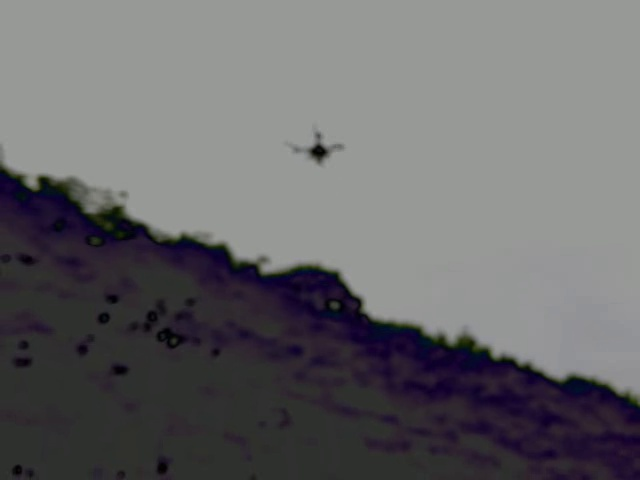
#> input picture assets/raw/frames/frame_000015.jpg, 640 x 480 px, given in place of video_001.mp4, which was not available
$ python adjust_brightness.py
#> lines starting #> are read from the running program, lines starting #| are printed output that depends on the picture; pictures that were not available may be replaced by others from this repository, and a replacement may not be noted
############################
# purpose: 調高影片區域亮度
# route: src/dataset/adjust_brightness.py
#

import cv2
import numpy as np
from tqdm import tqdm

input_path = "assets/raw/video/video_001.mp4"
output_path = "assets/raw/video/output_clear_001.mp4"

cap = cv2.VideoCapture(input_path)

# 取得影片資訊
fps = cap.get(cv2.CAP_PROP_FPS)
w = int(cap.get(cv2.CAP_PROP_FRAME_WIDTH))
h = int(cap.get(cv2.CAP_PROP_FRAME_HEIGHT))
total_frames = int(cap.get(cv2.CAP_PROP_FRAME_COUNT))  # ⭐ 總幀數

out = cv2.VideoWriter(
    output_path,
    cv2.VideoWriter_fourcc(*"mp4v"),
    fps,
    (w, h)
)

# CLAHE
clahe = cv2.createCLAHE(clipLimit=2.5, tileGridSize=(8, 8))

# ⭐ 建立進度條
pbar = tqdm(total=total_frames, desc="處理進度", unit="frame")

while True:
    ret, frame = cap.read()
#> frame is the input picture: shape (480, 640, 3); mean B, G, R 106.6, 104.3, 105.1
    if not ret:
        break

    # ===== 1️⃣ 降噪 =====
    denoise = cv2.fastNlMeansDenoisingColored(frame, None, 5, 5, 7, 21)

    # ===== 2️⃣ CLAHE =====
    lab = cv2.cvtColor(denoise, cv2.COLOR_BGR2LAB)
#> lab: shape (480, 640, 3); mean of channels 0, 1, 2 110, 128.8, 126.9
    l, a, b = cv2.split(lab)
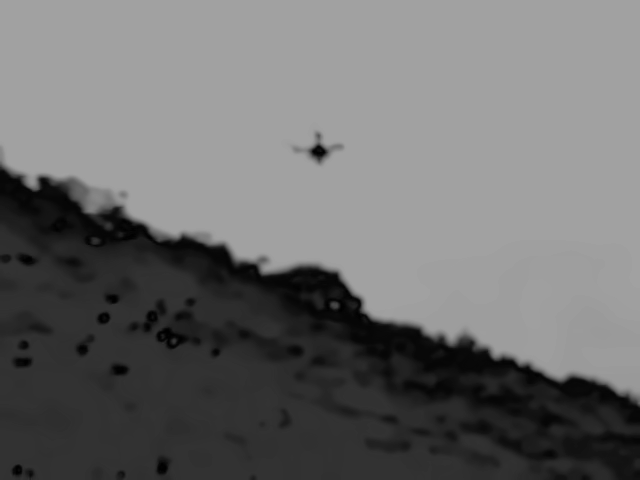
#> l: shape (480, 640); min 0, max 162, mean 110
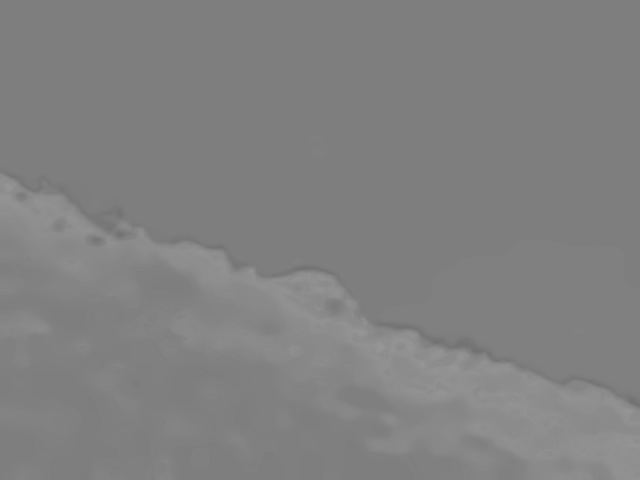
#> a: shape (480, 640); min 113, max 150, mean 128.8
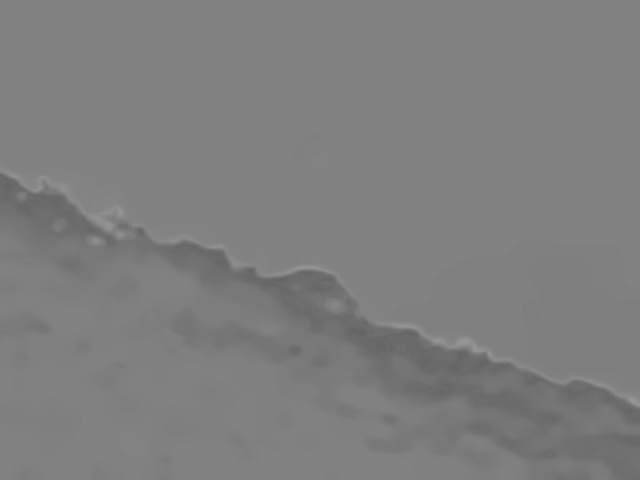
#> b: shape (480, 640); min 98, max 152, mean 126.9

    l = clahe.apply(l)
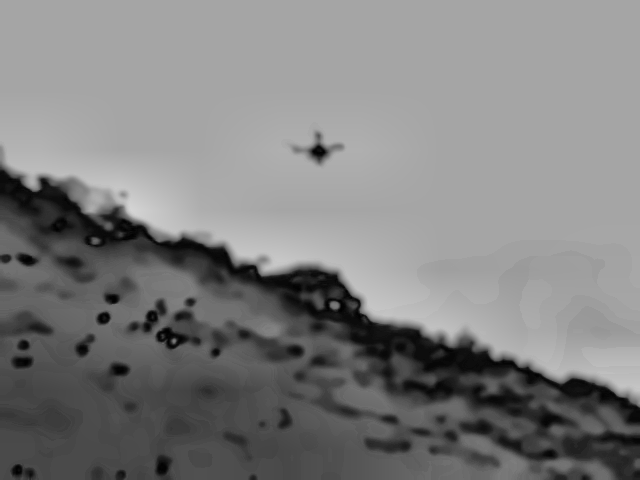
#> l: shape (480, 640); min 1, max 213, mean 127.9

    lab = cv2.merge((l, a, b))
#> lab: shape (480, 640, 3); mean of channels 0, 1, 2 127.9, 128.8, 126.9
    enhanced = cv2.cvtColor(lab, cv2.COLOR_LAB2BGR)
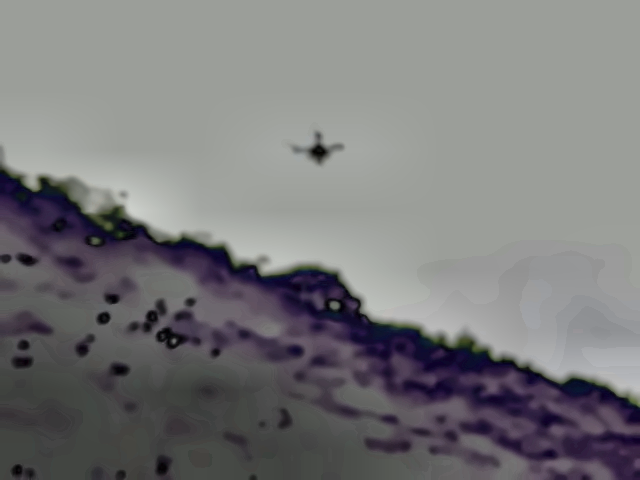
#> enhanced: shape (480, 640, 3); mean B, G, R 122.4, 121, 121.4

    # ===== 3️⃣ 銳化 =====
    kernel = np.array([
        [0, -1, 0],
        [-1, 5.5, -1],
        [0, -1, 0]
    ])

    sharp = cv2.filter2D(enhanced, -1, kernel)
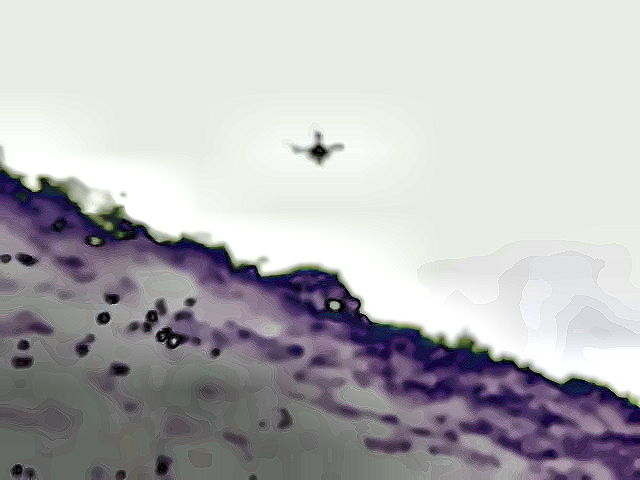
#> sharp: shape (480, 640, 3); mean B, G, R 183.2, 180.7, 181.3

    out.write(sharp)

    # ⭐ 更新進度條
    pbar.update(1)

cap.release()
out.release()
pbar.close()

print("完成 ✅")

$ run again, on assets/raw/frames/frame_000095.jpg
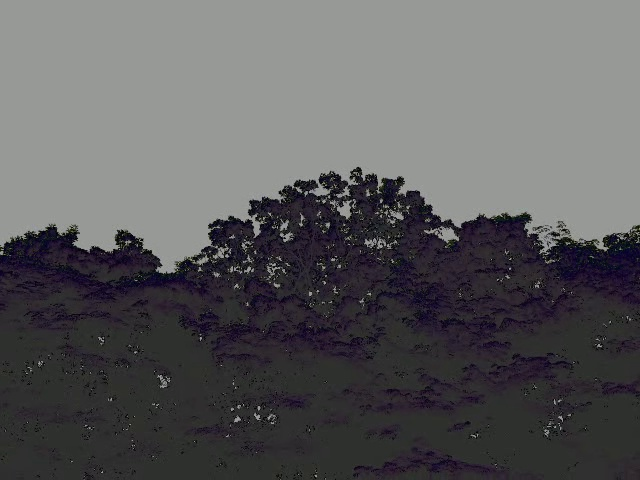
#> input picture assets/raw/frames/frame_000095.jpg, 640 x 480 px, given in place of video_001.mp4, which was not available
#> frame is the input picture: shape (480, 640, 3); mean B, G, R 93.3, 91.8, 92.4
#> `l = clahe.apply(l)`:
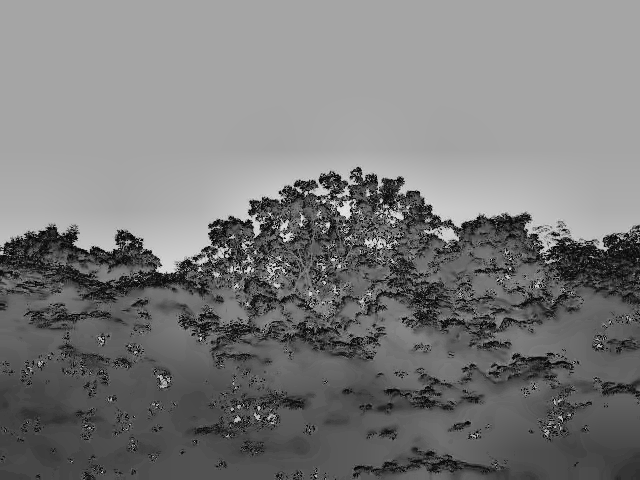
#> l: shape (480, 640); min 1, max 231, mean 121.5
#> `sharp = cv2.filter2D(enhanced, -1, kernel)`:
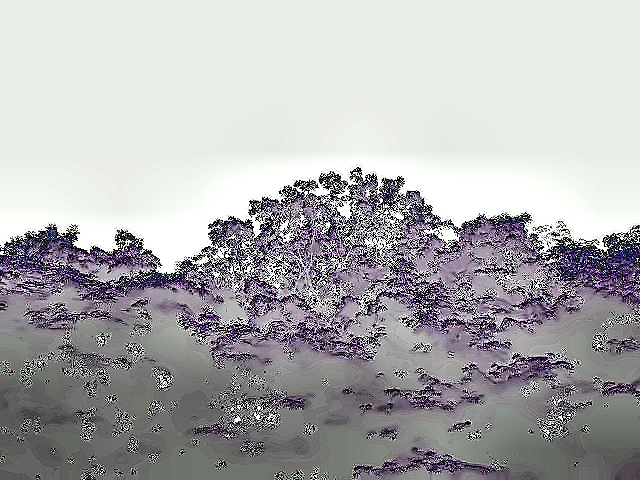
#> sharp: shape (480, 640, 3); mean B, G, R 173.8, 172.8, 173.2

$ run again, on assets/raw/frames/frame_000243.jpg
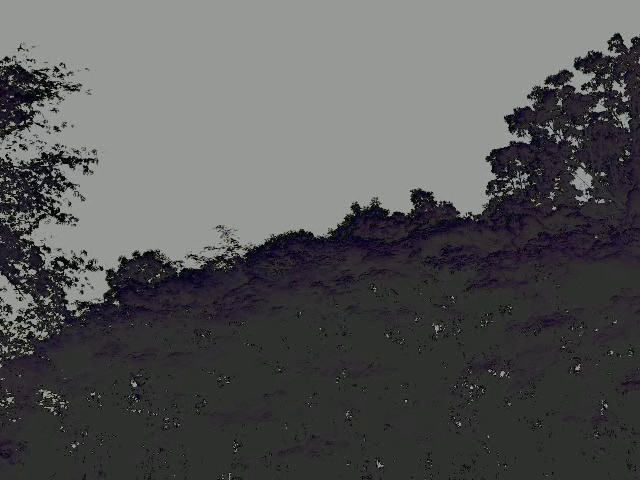
#> input picture assets/raw/frames/frame_000243.jpg, 640 x 480 px, given in place of video_001.mp4, which was not available
#> frame is the input picture: shape (480, 640, 3); mean B, G, R 87, 86.5, 86.3
#> `l = clahe.apply(l)`:
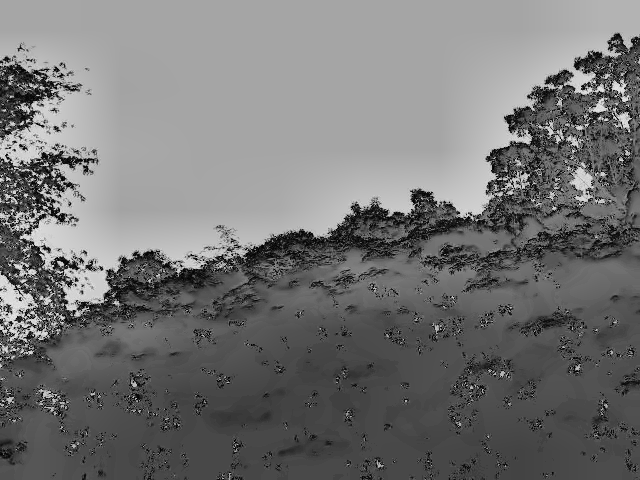
#> l: shape (480, 640); min 1, max 232, mean 116.1
#> `sharp = cv2.filter2D(enhanced, -1, kernel)`:
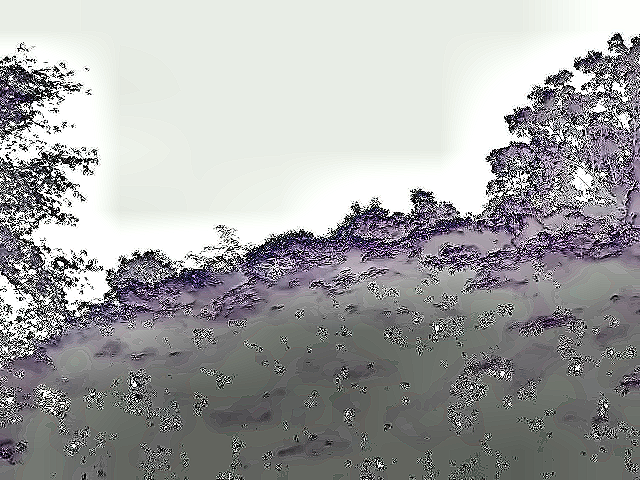
#> sharp: shape (480, 640, 3); mean B, G, R 162.8, 162.8, 162.4

$ run again, on assets/raw/frames/frame_000259.jpg
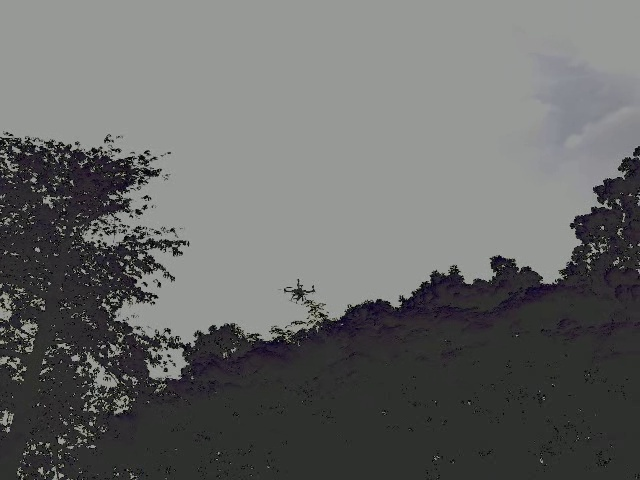
#> input picture assets/raw/frames/frame_000259.jpg, 640 x 480 px, given in place of video_001.mp4, which was not available
#> frame is the input picture: shape (480, 640, 3); mean B, G, R 102.8, 103.8, 103
#> `l = clahe.apply(l)`:
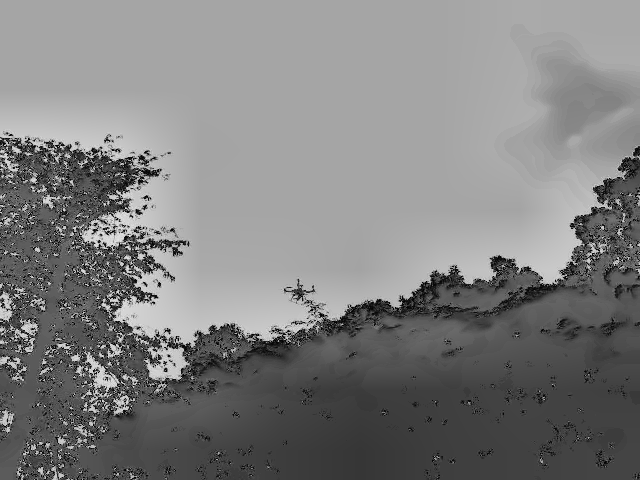
#> l: shape (480, 640); min 1, max 229, mean 127
#> `sharp = cv2.filter2D(enhanced, -1, kernel)`:
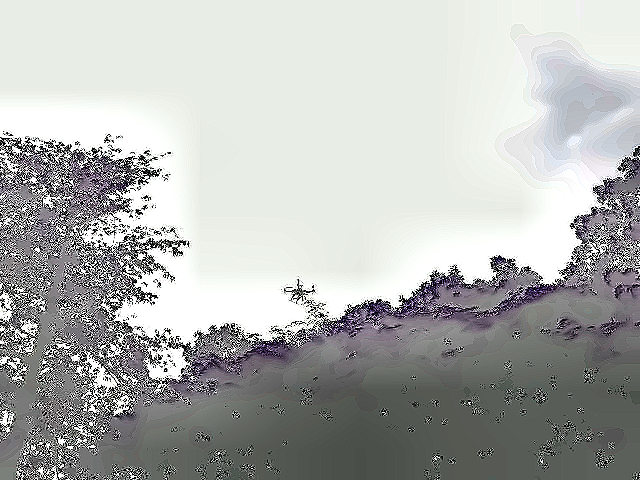
#> sharp: shape (480, 640, 3); mean B, G, R 176.7, 179.1, 177.1
